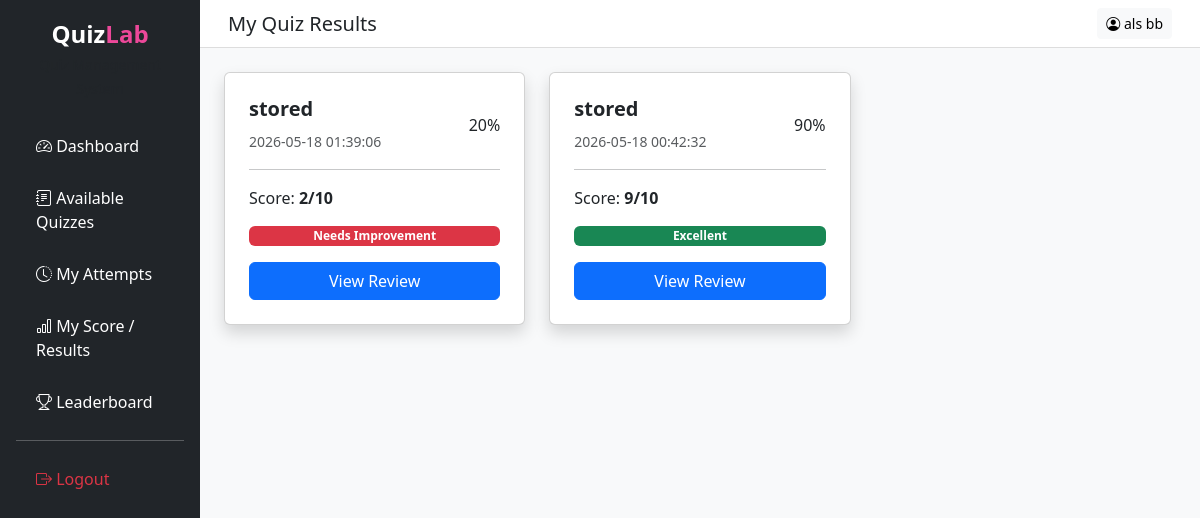
Page /frontend/student/my_results.php (signed in) on the committed database.
### tables this page shows
CREATE TABLE `quiz_attempts` (
  `attempt_id` int(11) NOT NULL,
  `student_id` int(11) NOT NULL,
  `quiz_id` int(11) NOT NULL,
  `score` int(11) DEFAULT 0,
  `total_questions` int(11) DEFAULT 0,
  `status` enum('ongoing','submitted','timeout') NOT NULL DEFAULT 'ongoing',
  `submitted_at` timestamp NOT NULL DEFAULT current_timestamp()
);

CREATE TABLE `quizzes` (
  `quiz_id` int(11) NOT NULL,
  `teacher_id` int(11) NOT NULL,
  `title` varchar(255) NOT NULL,
  `description` text DEFAULT NULL,
  `status` enum('draft','published') DEFAULT 'draft',
  `created_at` timestamp NOT NULL DEFAULT current_timestamp(),
  `quiz_type` enum('multiple_choice','identification','true_false','enumeration') NOT NULL DEFAULT 'multiple_choice',
  `difficulty` enum('easy','medium','hard') NOT NULL DEFAULT 'medium'
);

### frontend/student/my_results.php (the view, shortened to what this page needs)
<?php
require_once "../../backend/database.php";
$student_id = $_SESSION['user_id'];
$stmt = $pdo->prepare("
    SELECT
        qa.attempt_id,
        qa.score,
        qa.total_questions,
        qa.submitted_at,
        q.title
    FROM quiz_attempts qa
    JOIN quizzes q ON qa.quiz_id = q.quiz_id
    WHERE qa.student_id = ?
    ORDER BY qa.attempt_id DESC
");
$stmt->execute([$student_id]);
$attempts = $stmt->fetchAll(PDO::FETCH_ASSOC);
?>
<!DOCTYPE html>
<html lang="en">
<head>
    <link href="https://cdn.jsdelivr.net/npm/bootstrap@5.3.2/dist/css/bootstrap.min.css" rel="stylesheet">
    <link rel="stylesheet" href="https://cdn.jsdelivr.net/npm/bootstrap-icons@1.11.1/font/bootstrap-icons.css">
    <link rel="stylesheet" href="style.css">
</head>
<body class="bg-light">
    <div class="container-fluid">
        <div class="row">
            <div class="col-md-2 p-0">
                <?php include "nav.php"; ?>
            </div>
            <div class="col-md-10 p-0">
                <nav class="navbar navbar-expand-lg topbar px-3">
                    <div class="container-fluid">
                        <h5 class="mb-0">My Quiz Results</h5>
                        <a href="profile.php" class="btn btn-light btn-sm">
                            <i class="bi bi-person-circle"></i> <?= htmlspecialchars($_SESSION['name']); ?>
                        </a>
                    </div>
                </nav>
                <div class="p-4">
                    <div class="row">
                        <?php foreach ($attempts as $a): ?>
                            <?php
                            $total = $a['total_questions'] ?? 0;
                            $score = $a['score'] ?? 0;
                            $percent = ($total > 0) ? ($score / $total) * 100 : 0;
                            ?>
                            <div class="col-md-4 mb-4">
                                <div class="card shadow result-card p-4">
                                    <div class="d-flex justify-content-between align-items-center">
                                        <div>
                                            <h5 class="fw-bold">
                                                <?= htmlspecialchars($a['title']) ?>
                                            </h5>
                                            <small class="text-muted">
                                                <?= $a['submitted_at'] ?? 'Not submitted' ?>
                                            </small>
                                        </div>
                                        <div class="score-circle">
                                            <?= round($percent) ?>%
                                        </div>
                                    </div>
                                    <hr>
                                    <p>
                                        Score:
                                        <b><?= $a['score'] ?? 0 ?>/<?= $a['total_questions'] ?? 0 ?></b>
                                    </p>
                                    <?php if ($percent >= 80): ?>
                                        <span class="badge bg-success">
                                            Excellent
                                        </span>
                                    <?php elseif ($percent >= 60): ?>
                                        <span class="badge bg-warning text-dark">
                                            Good
                                        </span>
                                    <?php else: ?>
                                        <span class="badge bg-danger">
                                            Needs Improvement
                                        </span>
                                    <?php endif; ?>
                                    <button class="btn btn-primary w-100 mt-3" data-bs-toggle="modal"
                                        data-bs-target="#reviewModal<?= $a['attempt_id'] ?>">
                                        View Review
                                    </button>
                                </div>
                            </div>
                        <?php endforeach; ?>
                    </div>
                </div>
            </div>
        </div>
    </div>
</body>
</html>

### frontend/student/style.css (style rules this page uses)
body { background:#f5f6fa; }
.topbar { background:white; border-bottom:1px solid #ddd; }

### rows in the picture
quiz_attempts: quiz.title "stored", submitted_at "2026-05-18 01:39:06", percent "20", score "2", total_questions "10", shows "Needs Improvement"
quiz_attempts: quiz.title "stored", submitted_at "2026-05-18 00:42:32", percent "90", score "9", total_questions "10", shows "Excellent"

### other values in the picture
$_SESSION['name'] "als bb"
